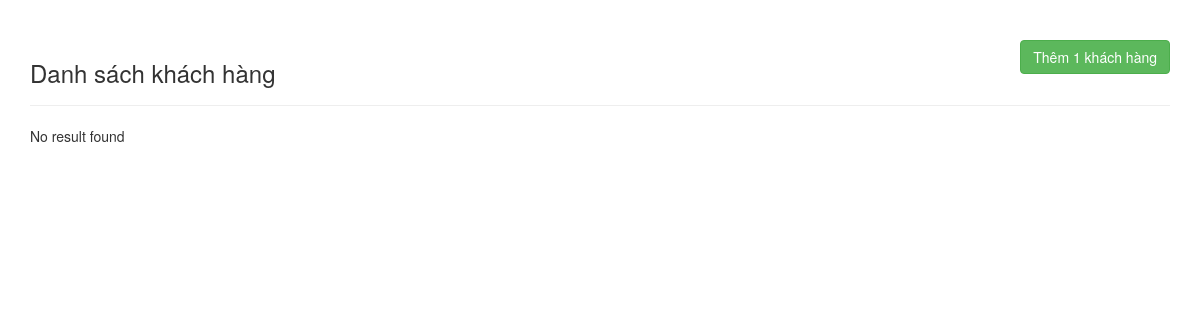
The app's page /admin/thanhvien/manager-customer.php, older data.
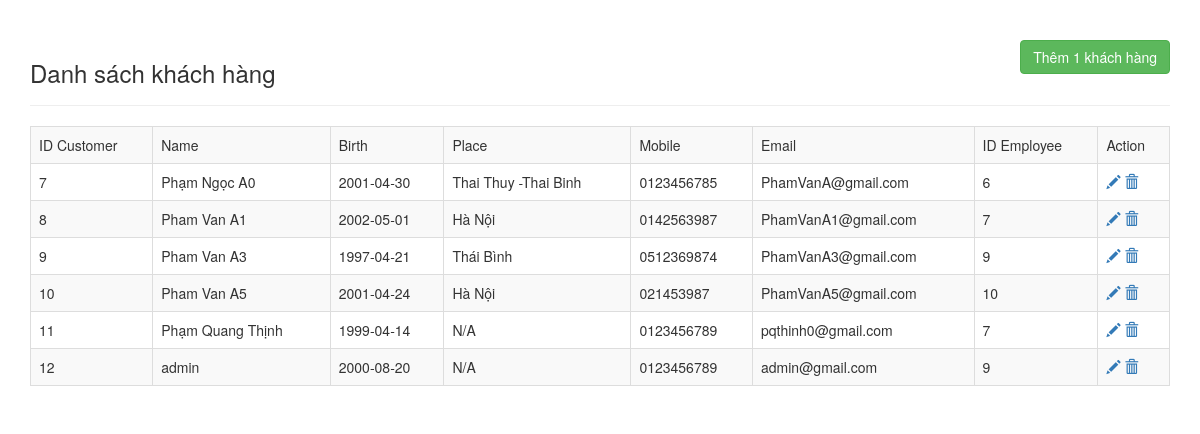
The same page, newer data.
### tables this page shows
CREATE TABLE `customer` (
  `id` int(12) NOT NULL,
  `name` varchar(50) DEFAULT NULL,
  `birth` date DEFAULT NULL,
  `place` varchar(100) DEFAULT NULL,
  `mobile` varchar(12) DEFAULT NULL,
  `email` varchar(50) DEFAULT NULL,
  `idemployee` bigint(20) DEFAULT NULL
);

### admin/thanhvien/manager-customer.php (the view, shortened to what this page needs)
<!Doctype html>
<html>
    <head>
        <link rel="stylesheet" href="https://maxcdn.bootstrapcdn.com/bootstrap/3.3.7/css/bootstrap.css">
    </head>
    <body>
        <div class="container">
            <div class="row">
                <div class="col-lg-12" mx-auto>
                    <div class="page-header clearfix">
                        <h3 class="pull-left">Danh sách khách hàng</h3>
                        <a href="create_customer.php" class="btn btn-success pull-right">
                            Thêm 1 khách hàng
                        </a>
                    </div>
                    <?php
                        require_once '../../csdl/connectdb.php';
                        $sql = " select * from customer where 1";
                        $result = mysqli_query($conn, $sql);
                        if(mysqli_num_rows($result) >0) {
                    ?>
                    <table class="table table-bordered table-striped">
                        <tr>
                            <td>ID Customer</td>
                            <td>Name</td>
                            <td>Birth</td>
                            <td>Place</td>
                            <td>Mobile</td>
                            <td>Email</td>
                            <td>ID Employee</td>
                            <td>Action</td>
                        </tr>
                        <?php
                                while ($row = mysqli_fetch_array($result)) {
                           ?>
                        <tr>
                            <td> <?php echo $row['id'];?></td>
                            <td> <?php echo $row['name'];?></td>
                            <td> <?php echo $row['birth']? $row['birth'] :"N/A";?></td>
                            <td> <?php echo $row['place']? $row['place']:"N/A";?></td>
                            <td> <?php echo $row['mobile']? $row['mobile']:"N/A";?></td>
                            <td> <?php echo $row['email']? $row['email']:"N/A";?></td>
                            <td> <?php echo $row['idemployee']? $row['idemployee']:"N/A";?></td>
                            <td>
                                <a href="update_customer.php?id=<?php echo $row['id']; ?>" title="Update record">
                                    <span class="glyphicon glyphicon-pencil"></span></a>
                                <a href="delete_customer.php?id=<?php echo $row['id']; ?>" title="Delete record">
                                    <i class="material-icons">
                                    <span class="glyphicon glyphicon-trash"></span></a>
                            </td>
                        </tr>
                        <?php
                            }
                        ?>
                    </table>
                    <?php
                        }
                        else {
                            echo "No result found";
                        }
                       ?>
                </div>
            </div>
        </div>
    </body>
</html>

Row changes from the older to the newer data that the page shows:
added customer: id "7", name "Phạm Ngọc A0", birth "2001-04-30", place "Thai Thuy -Thai Binh", mobile "0123456785", email "PhamVanA@gmail.com", idemployee "6"
added customer: id "8", name "Pham Van A1", birth "2002-05-01", place "Hà Nội", mobile "0142563987", email "PhamVanA1@gmail.com", idemployee "7"
added customer: id "9", name "Pham Van A3", birth "1997-04-21", place "Thái Bình", mobile "0512369874", email "PhamVanA3@gmail.com", idemployee "9"
added customer: id "10", name "Pham Van A5", birth "2001-04-24", place "Hà Nội", mobile "021453987", email "PhamVanA5@gmail.com", idemployee "10"
added customer: id "11", name "Phạm Quang Thịnh", birth "1999-04-14", shows "N/A", mobile "0123456789", email "pqthinh0@gmail.com", idemployee "7"
added customer: id "12", name "admin", birth "2000-08-20", place "N/A", mobile "0123456789", email "admin@gmail.com", idemployee "9"
Text that changed along with them:
text no longer shown: "No result found"
text now shown: "ID Customer Name Birth Place Mobile Email ID Employee Action"
